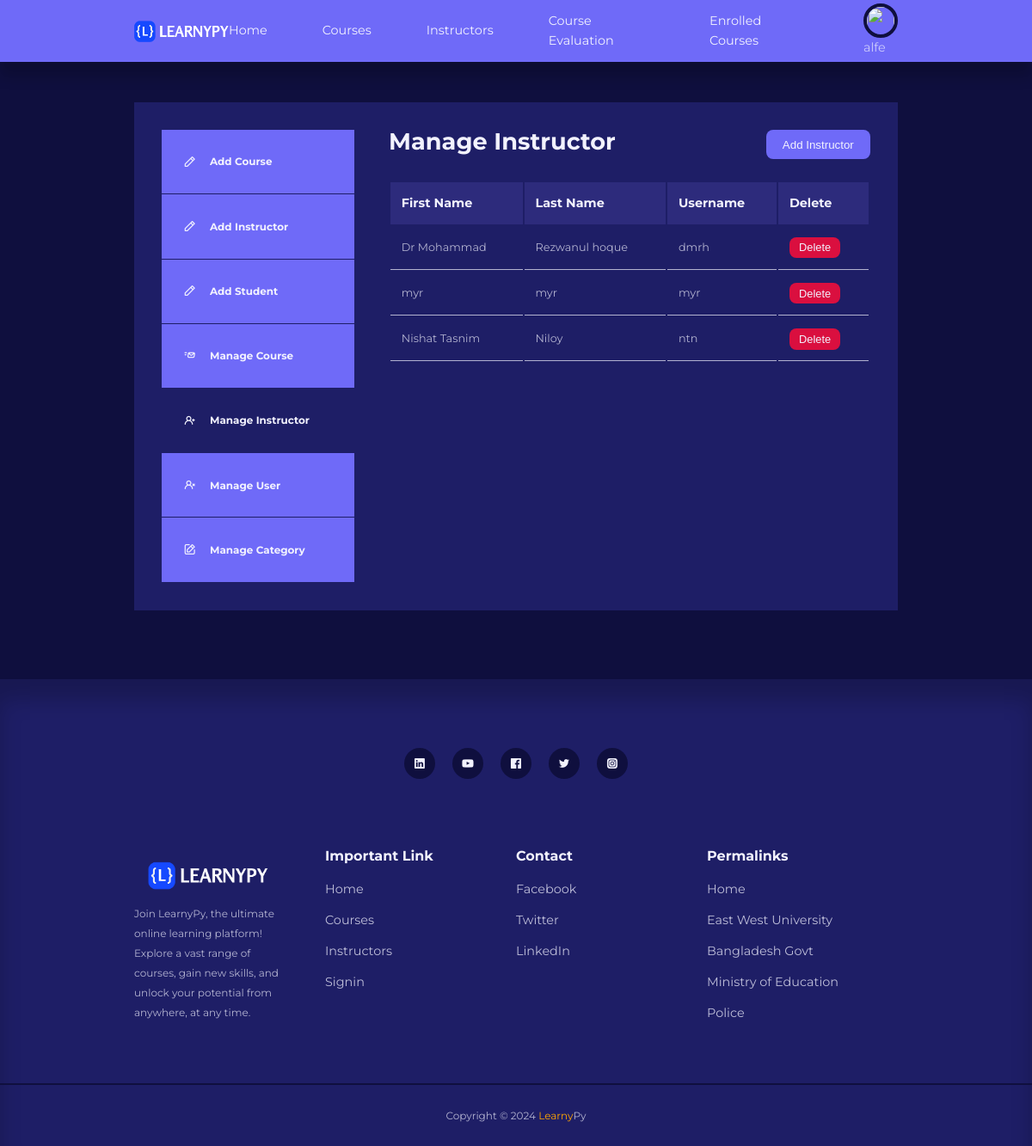
The app's page /Fontend/manageInstructor.php (signed in) with its own data.
### tables this page shows
CREATE TABLE `instructor_info` (
  `instructor_fname` varchar(100) DEFAULT NULL,
  `instructor_lname` varchar(100) DEFAULT NULL,
  `instructor_username` varchar(100) NOT NULL,
  `instructor_password` varchar(100) DEFAULT NULL,
  `instructor_email` varchar(100) DEFAULT NULL
);

### Fontend/manageInstructor.php (the view, shortened to what this page needs)
<!DOCTYPE html>
<html lang="en">
<head>
    <link rel="stylesheet" href="../style/style.css">
    <link rel="stylesheet" href="https://unicons.iconscout.com/release/v4.0.0/css/line.css">
</head>
<body>
    <?php include 'header.php' ?>
    <br>
    <section class="dashboard">
        <div class="container dashboard__container">
            <aside>
                <ul>
                    <li><a href="./addCourse.php"><i class="uil uil-pen"></i>
                            <h5>Add Course</h5>
                        </a></li>
                </ul>
                <ul>
                    <li><a href="./addinstructor.php"><i class="uil uil-pen"></i>
                            <h5>Add Instructor</h5>
                        </a></li>
                </ul>
                <ul>
                    <li><a href="./addCourse.html"><i class="uil uil-pen"></i>
                            <h5>Add Student</h5>
                        </a></li>
                </ul>
                <ul>
                    <li><a  href="./manageCourses.php"><i class="uil uil-fast-mail"></i>
                            <h5>Manage Course</h5>
                        </a></li>
                </ul>
                <ul>
                    <li><a class="active" href="./manageInstructor.php"><i class="uil uil-user-plus"></i>
                            <h5>Manage Instructor</h5>
                        </a></li>
                </ul>
                <ul>
                    <li><a  href="./manageUsers.php"><i class="uil uil-user-times"></i>
                            <h5>Manage User</h5>
                        </a></li>
                </ul>
                <ul>
                    <li><a href="./manageCategories.php"><i class="uil uil-edit"></i>
                            <h5>Manage Category</h5>
                        </a></li>
                </ul>
            </aside>
            <main>
                <div class="manage__instructor_title">
                    <div>
                        <h2>Manage Instructor</h2>
                    </div>
                    <div>
                        <a href="./addinstructor.php"><button class="btn" type="submit">Add Instructor</button></a>
                    </div>
                </div>
                <table>
                    <thead>
                        <tr>
                            <th>First Name</th>
                            <th>Last Name</th>
                            <th>Username</th>
                            <th>Delete</th>
                        </tr>
                    </thead>
                    <body>
            <?php
                $link = mysqli_connect("localhost", "root", "", "learnypy");
                $query = "SELECT * FROM instructor_info";
                $result = mysqli_query($link, $query);
                if ($result) {
                    if (mysqli_num_rows($result) > 0) {
                        while ($row = mysqli_fetch_assoc($result)){
                            echo "
                                    <tr>
                                        <td>".$row['instructor_fname']."</td>
                                        <td>".$row['instructor_lname']."</td>
                                        <td>".$row['instructor_username']."</td>
                                        <td>
                                            <form action='manageInstructor.php' method='POST'>
                                                <input type='hidden' name='username' value='".$row['instructor_username']."'>
                                                <button type='submit' class='btn sm danger' name='delete'>Delete</button>
                                            </form>
                                        </td>
                                    </tr>";
                        }
                    }
                }
            ?>
                    </body>
                </table>
            </main>
        </div>
    </section>
    <footer>
        <div class="footer__socials">
            <a href="https://www.linkedin.com/in/fahad-bd/" target="_blank"><i class="uil uil-linkedin"></i></a>
            <a href="https://www.youtube.com/" target="_blank"><i class="uil uil-youtube"></i></a>
            <a href="https://www.facebook.com/fahadahammedbd" target="_blank"><i class="uil uil-facebook"></i></a>
            <a href="https://twitter.com/fahadbd01" target="_blank"><i class="uil uil-twitter"></i></a>
            <a href="https://www.instagram.com/fahadahammedbd/" target="_blank"><i
                    class="uil uil-instagram-alt"></i></a>
        </div>
        <div class="container footer__container">
            <article style="margin-right: 50px;">
                <img src="../images/logo1.png" alt="">
                <small>Join LearnyPy, the ultimate online learning platform! Explore a vast range of courses, gain new
                    skills, and unlock your potential from anywhere, at any time.</small>
            </article>
            <article>
                <h4>Important Link</h4>
                <ul>
                    <li><a href="./index.php">Home</a></li>
                    <li><a href="./courses.php">Courses</a></li>
                    <li><a href="./instructors.php">Instructors</a></li>
                    <li><a href="./signin.php">Signin</a></li>
                </ul>
            </article>
            <article>
                <h4>Contact</h4>
                <ul>
                    <li><a href="https://www.facebook.com">Facebook</a></li>
                    <li><a href="https://www.twitter.com">Twitter</a></li>
                    <li><a href="https://www.linkedin.com">LinkedIn</a></li>
                </ul>
            </article>
            <article>
                <h4>Permalinks</h4>
                <ul>
                    <li><a href="./index.php">Home</a></li>
                    <li><a href="https://www.ewubd.edu/">East West University</a></li>
                    <li><a href="https://bangladesh.gov.bd/index.php">Bangladesh Govt</a></li>
                    <li><a href="https://moedu.gov.bd/">Ministry of Education</a></li>
                    <li><a href="https://www.police.gov.bd/">Police</a></li>
                </ul>
            </article>
        </div>
        <div class="footer__copyright">
            <small>Copyright &copy; 2024 <span style="color: orange;">Learny</span>Py</small>
        </div>
    </footer>
</body>
</html>

### style/style.css (style rules this page uses)
:root { --color-primary: #6f6af8; --color-primary-light: rgba(109, 104, 248, 0.18); --color-primary-variant: #5854c7; --color-red: #da0f3f; --color-red-light: rgba(219, 15, 63, 0.15); --color-green: #00c476; --color-green-light: rgba(0, 194, 116, 0.15); --color-gray-900: #1e1e66; --color-gray-700: #2d2b7c; --color-gray-300: rgba(242, 242, 254, 0.3); --color-gray-200: rgba(242, 242, 254, 0.7); --color-white: #f2f2fe; --color-bg: #0f0f3e; --transition: all 300ms ease; --container-width-lg: 74%; --container-width-md: 88%; --form-width: 40%; --border-radius-1: 0.3rem; --border-radius-2: 0.5rem; --border-radius-3: 0.8rem; --border-radius-4: 2rem; --border-radius-5: 5rem; }
* { margin: 0; padding: 0; outline: 0; border: 0; appearance: 0; list-style: none; text-decoration: none; box-sizing: border-box; }
body { font-family: 'Montserrat', sans-serif; line-height: 1.6; color: var(--color-gray-200); overflow-x: hidden; background: var(--color-bg); font-size: 0.9rem; }
.container { width: var(--container-width-lg); max-width: 1800px; margin-inline: auto; }
section { margin-top: 3rem; width: 100vw; }
h1, h2, h3, h4, h5 { color: var(--color-white); line-height: 1.3; }
h2 { font-size: 1.7rem; margin: 1rem 0; }
h4 { font-size: 1rem; }
a { color: var(--color-white); transition: var(--transition); }
img { display: block; width: 100%; object-fit: cover; }
a:link { text-decoration: none; }
footer { background: var(--color-gray-900); padding: 5rem 0 0; box-shadow: inset 0 1.5rem 1.5rem rgba(0, 0, 0, 0.2); }
.footer__socials { margin-inline: auto; width: fit-content; margin-bottom: 5rem; display: flex; justify-content: space-between; align-items: center; gap: 1.2rem; }
.footer__socials a { background: var(--color-bg); border-radius: 50%; width: 2.3rem; height: 2.3rem; display: flex; align-items: center; justify-content: center; }
.footer__container { display: grid; grid-template-columns: repeat(4, 1fr); }
footer h4 { color: var(--color-white); margin-bottom: 0.6rem; }
footer ul li { padding: 0.4rem 0; }
footer ul a { opacity: 0.75; }
.footer__copyright { text-align: center; padding: 1.5rem 0; border-top: 2px solid var(--color-bg); margin-top: 4rem; }
.btn { display: inline-block; width: fit-content; padding: 0.6rem 1.2rem; background-color: var(--color-primary); border-radius: var(--border-radius-2); cursor: pointer; transition: var(--transition); color: var(--color-white); }
.btn.sm { padding: 0.3rem 0.7rem; font-size: 0.8rem; }
.btn.danger { background: var(--color-red); }
form { display: flex; flex-direction: column; gap: 1rem; }
.dashboard { margin-top: 6rem; }
.dashboard__container { display: grid; grid-template-columns: 14rem auto; gap: 1rem; background: var(--color-gray-900); padding: 2rem; margin-bottom: 5rem; }
.dashboard aside a { background-color: var(--color-primary); display: flex; gap: 1rem; align-items: center; padding: 1.6rem; border-bottom: 1px solid var(--color-gray-900); }
.dashboard aside a.active { background-color: var(--color-gray-900); }
.dashboard main { margin-left: 1.5rem; }
.dashboard main h2 { margin: 0 0 2rem 0; line-height: 1; }
.dashboard main table { width: 100%; text-align: left; }
.dashboard main table th { background: var(--color-gray-700); padding: 0.8rem; color: var(--color-white); }
.dashboard main table td { padding: 0.8rem; border-bottom: 1px solid var(--color-gray-200); font-size: 0.8rem; }
.manage__instructor_title { display: flex; justify-content: space-between; }

### records on screen
instructor_info: instructor_fname "Dr Mohammad", instructor_lname "Rezwanul hoque", instructor_username "dmrh"
instructor_info: instructor_fname "myr", instructor_lname "myr", instructor_username "myr"
instructor_info: instructor_fname "Nishat Tasnim", instructor_lname "Niloy", instructor_username "ntn"

### other values on screen
$_SESSION['user_name'] "alfe"
